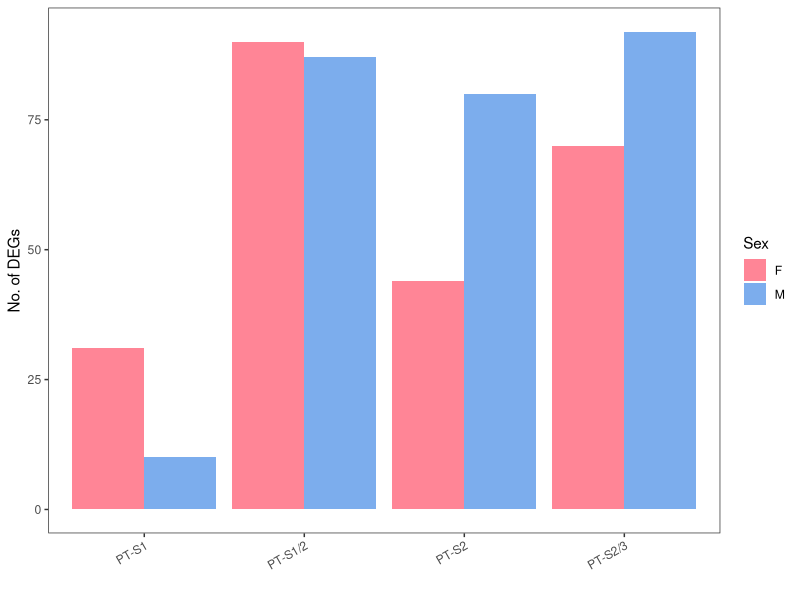

The R script that drew this image:
#### Load libraries ####
library(data.table)
library(dplyr)
library(ggplot2)

### Bar Plot ###
data <- data.frame(Sex=rep(c("F", "M"), each=4),
                   Group=rep(c("PT-S1","PT-S1/2","PT-S2","PT-S2/3"),2),
                   No_Gene=c(31,90,44,70,10,87,80,92))
data$Group <- factor(data$Group, levels = c("PT-S1","PT-S1/2","PT-S2","PT-S2/3"))

ggplot(data=data, aes(x=Group, y=No_Gene, fill=Sex)) +
  geom_bar(stat="identity", position=position_dodge()) + 
  ylab("No. of DEGs") + xlab("") + 
  scale_fill_manual(values=c("#FF8596","#7CADED")) + 
  theme_bw() + theme(panel.grid.major = element_blank(), panel.grid.minor = element_blank(),
                     axis.text.x = element_text(angle = 30, vjust = 1, hjust=1))
